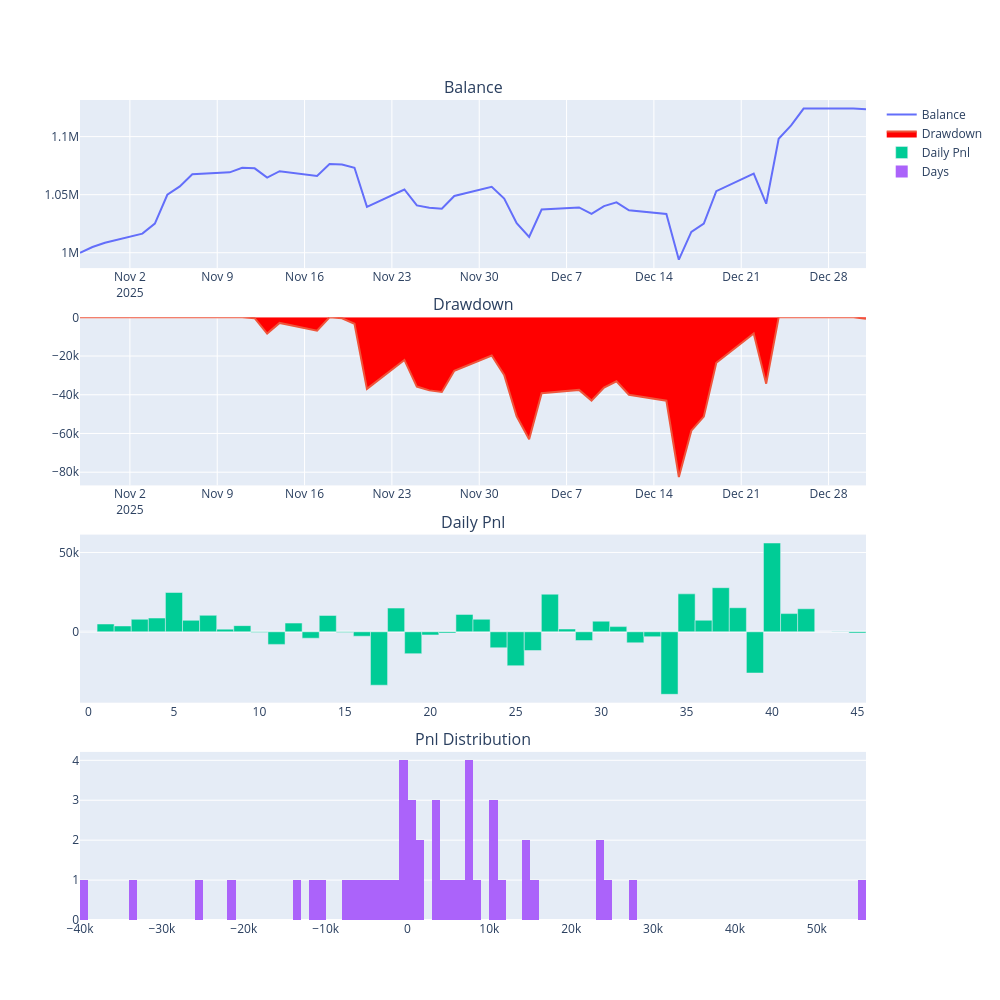

The code cell stored with this chart in its notebook:
### Code cell
from datetime import datetime

from vnpy.trader.constant import Interval
from vnpy_portfoliostrategy.backtesting import BacktestingEngine



n = len(stocks)

engine = BacktestingEngine()


tem_stocks=[f"{symbol}.{exchange.value}" for symbol,exchange,file in stocks]
engine.set_parameters(
    vt_symbols=tem_stocks,
    interval=Interval.DAILY,
    start=test_start,
    end=test_end,
    rates={s:0.00 for s in tem_stocks},
    slippages={s:0.0 for s in tem_stocks},
    sizes={s:1 for s in tem_stocks},
    priceticks={s:0.01 for s in tem_stocks},
    capital=1_000_000
)

engine.add_strategy(CrossSectionStrategy, {"tree_dir":tree_dir,"model":model_path})

engine.load_data()

engine.run_backtesting()

engine.calculate_result()
engine.calculate_statistics()

engine.show_chart()

### Figure 1 — Plotly figure (JSON) as saved in the notebook; plotly's stock layout.template omitted (floating-point values rounded to 4 significant figures)
{"data": [{"mode": "lines", "name": "Balance", "type": "scatter", "x": ["2025-10-29", "2025-10-30", "2025-10-31", "2025-11-03", "2025-11-04", "2025-11-05", "2025-11-06", "2025-11-07", "2025-11-10", "2025-11-11", "2025-11-12", "2025-11-13", "2025-11-14", "2025-11-17", "2025-11-18", "2025-11-19", "2025-11-20", "2025-11-21", "2025-11-24", "2025-11-25", "2025-11-26", "2025-11-27", "2025-11-28", "2025-12-01", "2025-12-02", "2025-12-03", "2025-12-04", "2025-12-05", "2025-12-08", "2025-12-09", "2025-12-10", "2025-12-11", "2025-12-12", "2025-12-15", "2025-12-16", "2025-12-17", "2025-12-18", "2025-12-19", "2025-12-22", "2025-12-23", "2025-12-24", "2025-12-25", "2025-12-26", "2025-12-29", "2025-12-30", "2025-12-31"], "xaxis": "x", "y": [1000000.0, 1005000.0, 1009000.0, 1016000.0, 1025000.0, 1050000.0, 1057000.0, 1068000.0, 1069000.0, 1073000.0, 1073000.0, 1065000.0, 1070000.0, 1066000.0, 1076000.0, 1076000.0, 1073000.0, 1040000.0, 1054000.0, 1041000.0, 1039000.0, 1038000.0, 1049000.0, 1057000.0, 1047000.0, 1025000.0, 1014000.0, 1037000.0, 1039000.0, 1033000.0, 1040000.0, 1043000.0, 1036000.0, 1033000.0, 994000.0, 1018000.0, 1025000.0, 1053000.0, 1068000.0, 1042000.0, 1098000.0, 1110000.0, 1124000.0, 1124000.0, 1124000.0, 1123000.0], "yaxis": "y"}, {"fill": "tozeroy", "fillcolor": "red", "mode": "lines", "name": "Drawdown", "type": "scatter", "x": ["2025-10-29", "2025-10-30", "2025-10-31", "2025-11-03", "2025-11-04", "2025-11-05", "2025-11-06", "2025-11-07", "2025-11-10", "2025-11-11", "2025-11-12", "2025-11-13", "2025-11-14", "2025-11-17", "2025-11-18", "2025-11-19", "2025-11-20", "2025-11-21", "2025-11-24", "2025-11-25", "2025-11-26", "2025-11-27", "2025-11-28", "2025-12-01", "2025-12-02", "2025-12-03", "2025-12-04", "2025-12-05", "2025-12-08", "2025-12-09", "2025-12-10", "2025-12-11", "2025-12-12", "2025-12-15", "2025-12-16", "2025-12-17", "2025-12-18", "2025-12-19", "2025-12-22", "2025-12-23", "2025-12-24", "2025-12-25", "2025-12-26", "2025-12-29", "2025-12-30", "2025-12-31"], "xaxis": "x2", "y": [0.0, 0.0, 0.0, 0.0, 0.0, 0.0, 0.0, 0.0, 0.0, 0.0, -449.5, -8382.0, -2890.0, -6930.0, 0.0, -516.6, -3309.0, -36960.0, -22020.0, -35770.0, -37740.0, -38570.0, -27600.0, -19710.0, -29770.0, -51130.0, -62940.0, -39240.0, -37490.0, -43040.0, -36350.0, -33070.0, -40010.0, -43100.0, -82480.0, -58570.0, -51300.0, -23500.0, -8324.0, -34290.0, 0.0, 0.0, 0.0, 0.0, 0.0, -818.0], "yaxis": "y2"}, {"name": "Daily Pnl", "type": "bar", "xaxis": "x3", "y": [0.0, 4919.0, 3673.0, 7888.0, 8675.0, 24770.0, 7237.0, 10380.0, 1681.0, 3890.0, -449.5, -7933.0, 5492.0, -4040.0, 10310.0, -516.6, -2792.0, -33650.0, 14940.0, -13750.0, -1969.0, -826.6, 10960.0, 7894.0, -10060.0, -21360.0, -11810.0, 23700.0, 1752.0, -5546.0, 6686.0, 3274.0, -6933.0, -3089.0, -39380.0, 23910.0, 7271.0, 27800.0, 15180.0, -25960.0, 55960.0, 11470.0, 14510.0, 20.92, 126.0, -818.0], "yaxis": "y3"}, {"name": "Days", "nbinsx": 100, "type": "histogram", "x": [0.0, 4919.0, 3673.0, 7888.0, 8675.0, 24770.0, 7237.0, 10380.0, 1681.0, 3890.0, -449.5, -7933.0, 5492.0, -4040.0, 10310.0, -516.6, -2792.0, -33650.0, 14940.0, -13750.0, -1969.0, -826.6, 10960.0, 7894.0, -10060.0, -21360.0, -11810.0, 23700.0, 1752.0, -5546.0, 6686.0, 3274.0, -6933.0, -3089.0, -39380.0, 23910.0, 7271.0, 27800.0, 15180.0, -25960.0, 55960.0, 11470.0, 14510.0, 20.92, 126.0, -818.0], "xaxis": "x4", "yaxis": "y4"}], "layout": {"annotations": [{"font": {"size": 16}, "showarrow": false, "text": "Balance", "x": 0.5, "xanchor": "center", "xref": "paper", "y": 1, "yanchor": "bottom", "yref": "paper"}, {"font": {"size": 16}, "showarrow": false, "text": "Drawdown", "x": 0.5, "xanchor": "center", "xref": "paper", "y": 0.735, "yanchor": "bottom", "yref": "paper"}, {"font": {"size": 16}, "showarrow": false, "text": "Daily Pnl", "x": 0.5, "xanchor": "center", "xref": "paper", "y": 0.47, "yanchor": "bottom", "yref": "paper"}, {"font": {"size": 16}, "showarrow": false, "text": "Pnl Distribution", "x": 0.5, "xanchor": "center", "xref": "paper", "y": 0.205, "yanchor": "bottom", "yref": "paper"}], "height": 1000, "width": 1000, "xaxis": {"anchor": "y", "domain": [0, 1]}, "xaxis2": {"anchor": "y2", "domain": [0, 1]}, "xaxis3": {"anchor": "y3", "domain": [0, 1]}, "xaxis4": {"anchor": "y4", "domain": [0, 1]}, "yaxis": {"anchor": "x", "domain": [0.795, 1]}, "yaxis2": {"anchor": "x2", "domain": [0.53, 0.735]}, "yaxis3": {"anchor": "x3", "domain": [0.265, 0.47]}, "yaxis4": {"anchor": "x4", "domain": [0, 0.205]}}}
